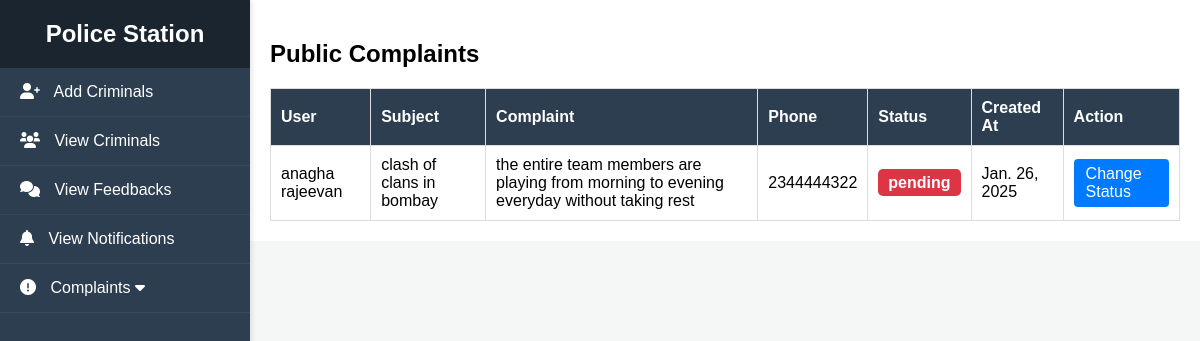
/station/complaints/, run on an earlier commit of the app's database.
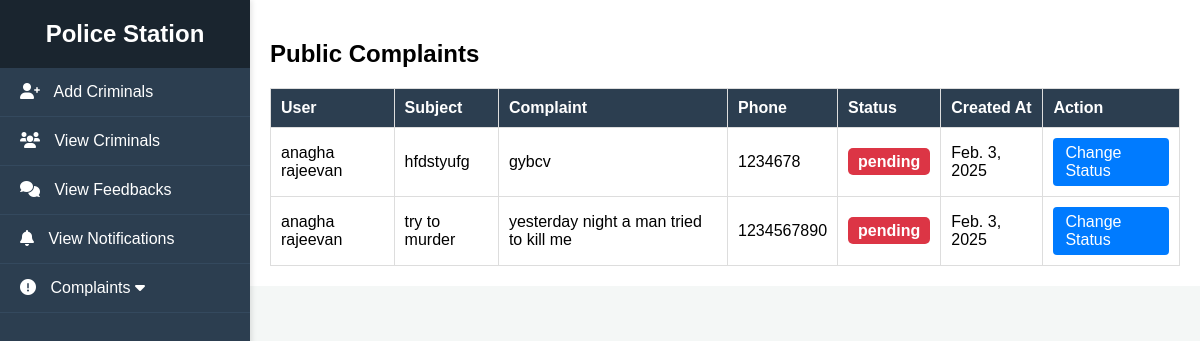
And on a later commit of the database.
### public/models.py (models this page shows, shortened)
class UserComplaint(models.Model):
    user=models.ForeignKey(UserDetails,null=True,blank=True,on_delete=models.CASCADE)
    station=models.ForeignKey(StationDetails,null=True,blank=True,on_delete=models.CASCADE)
    subject=models.CharField(max_length=100,null=True,blank=True)
    complaint=models.TextField(null=True,blank=True)
    status = models.CharField(max_length=40, default='pending',null=True,blank=True,choices=[
        ('pending', 'pending'),
        ('in progress', 'in progress'),
        ('resolved', 'resolved')
    ])
    phone=models.IntegerField(null=True,blank=True)
    created_at=models.DateField(auto_now_add=True,null=True)
    updated_at=models.DateField(auto_now_add=True,null=True)

class UserDetails(models.Model):
    name=models.CharField(max_length=55,null=True,blank=True)
    dob=models.DateField(null=True,blank=True)
    gender=models.CharField(max_length=33,blank=True,null=True,choices=[
        ('MALE', 'Male'),
        ('FEMALE', 'Female')])
    phone=models.IntegerField(null=True,blank=True)
    address=models.TextField(null=True,blank=True)
    id_proof=models.ImageField(null=True,blank=True,upload_to='public_gallery')
    user_details=models.ForeignKey(LoginDetails,on_delete=models.CASCADE,blank=True,null=True)
    created_at=models.DateTimeField(auto_now_add=True)
    updated_at=models.DateTimeField(auto_now_add=True)
    def __str__(self):
        return self.name

### station/views.py (the view)
# urls.py: path('complaints/',PublicComplaints.as_view(),name='public_complaints'),
class PublicComplaints(View):
    def get(self,request):
        complaint=UserComplaint.objects.all()
        return render(request,'station/view_complaint.html',{'complaint':complaint})

### template/station/view_complaint.html
{% extends 'station/home.html' %}
{% load static %}
{% block body %}
<h2>Public Complaints</h2>
{% if complaint %}
    <table class="table">
        <thead>
            <tr>
                <th>User</th>
                <th>Subject</th>
                <th>Complaint</th>
                <th>Phone</th>
                <th>Status</th>
                <th>Created At</th>
                <th>Action</th>
            </tr>
        </thead>
        <tbody>
            {% for data in complaint %}
                <tr>
                    <td>{{ data.user }}</td>
                    <td>{{ data.subject }}</td>
                    <td>{{ data.complaint }}</td>
                    <td>{{ data.phone }}</td>
                    <td>
                        <span class="status {% if data.status == 'Resolved' %}resolved{% else %}pending{% endif %}">
                            {{ data.status }}
                        </span>
                    </td>
                    <td>{{ data.created_at }}</td>
                    <td>
                        <a href="{% url 'change_status' data.id %}" class="btn btn-primary">Change Status</a>
                    </td>
                </tr>
            {% endfor %}
        </tbody>
    </table>
{% else %}
    <p>No public complaints available.</p>
{% endif %}
{% endblock %}

What changed in the data, as far as the page shows it:
removed UserComplaint: user "anagha rajeevan", subject "clash of clans in bombay", complaint "the entire team members are playing from morning to evening everyday without taking rest", phone "2344444322", status "pending", created_at "Jan. 26, 2025"
added UserComplaint: user "anagha rajeevan", subject "hfdstyufg", complaint "gybcv", phone "1234678", status "pending", created_at "Feb. 3, 2025"
added UserComplaint: user "anagha rajeevan", subject "try to murder", complaint "yesterday night a man tried to kill me", phone "1234567890", status "pending", created_at "Feb. 3, 2025"
